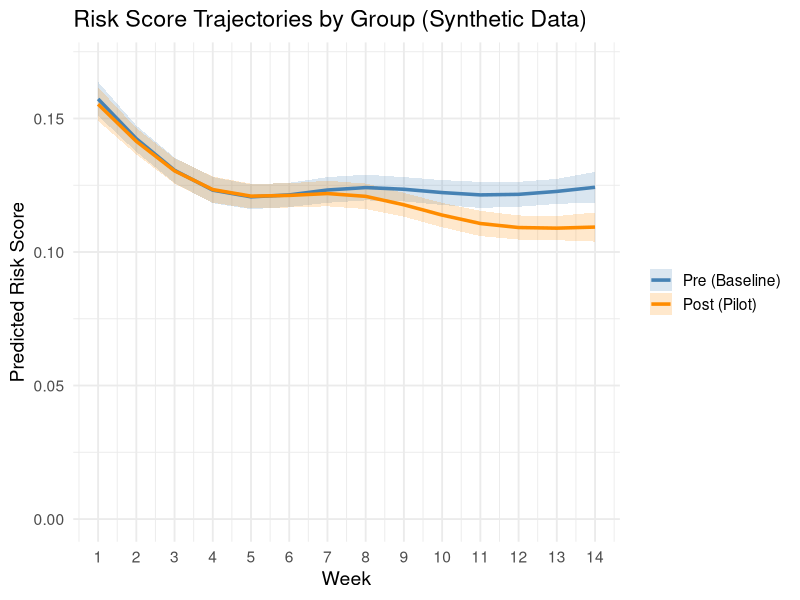

R code for this plot:
## ---- chunk 1
knitr::opts_chunk$set(echo = TRUE, warning = FALSE, message = FALSE)
library(data.table)
library(lme4)
library(dplyr)
library(tidyverse)
library(ggeffects)
library(splines)
## ---- chunk 2
set.seed(5031)

nPre <- 500

fakePre_df <- data.frame(
  PersonID = sprintf("P%05d", sample(10000:59999, nPre, replace = TRUE)),
  InstructorID = sample(paste0("I", sprintf("%03d", 1:50)), nPre, replace = TRUE)
)

# Synthetic weekly average predictive scores generated from 1,000 draws from binomial 
# distributions centered on the actual weekly averages for the control group.
muPre <- c(0.175, 0.119, 0.150, 0.116, 0.136, 0.127, 0.123, 0.124, 0.131, 0.127, 0.124, 0.121, 0.128, 0.129)

for (i in 1:14) {
  fakePre_df[[paste0("Week", i, "Score")]] <- round(rbinom(nPre, 100, muPre[i]) / 100, 3)
}

fakePre_df$Group <- "Pre"
## ---- chunk 3
nPost <- 500

fakePost_df <- data.frame(
  PersonID = sprintf("P%05d", sample(60000:99999, nPost, replace = TRUE)),
  InstructorID = sample(paste0("I", sprintf("%03d", 1:50)), nPost, replace = TRUE)
)

# Synthetic weekly average predictive scores generated from 1,000 draws from binomial 
# distributions centered on the actual weekly averages for the intervention group.
muPost <- c(0.168, 0.134, 0.132, 0.118, 0.134, 0.137, 0.113, 0.125, 0.111, 0.139, 0.110, 0.107, 0.117, 0.116)

for (i in 1:14) {
  fakePost_df[[paste0("Week", i, "Score")]] <- round(rbinom(nPost, 100, muPost[i]) / 100, 3)
}

fakePost_df$Group <- "Post"
## ---- chunk 4
fake_DT <- data.table(rbind(fakePre_df, fakePost_df))
fake_DT$FirstWeekScore <- fake_DT$Week1Score

fakelong_DT <- fake_DT %>%
  pivot_longer(
    cols = starts_with("Week"),
    names_to = "week",
    values_to = "risk_score"
  ) %>%
  mutate(
    week = as.integer(gsub("Week([0-9]+)Score", "\\1", week)),
    risk_score_adj = pmin(pmax(risk_score, 0.000001), 0.999999),
    logit_risk = log(risk_score_adj / (1 - risk_score_adj)),
    week_c = as.integer(week) - 1
  )
## ---- chunk 5
fake_model <- lmer(
  logit_risk ~ Group * ns(week_c, df = 4) + FirstWeekScore + (1 | PersonID) + (1 | InstructorID),
  data = fakelong_DT
)

summary(fake_model)
## ---- chunk 6
fakepred_DT <- ggpredict(fake_model, terms = c("week_c [all]", "Group"))
fakepred_DT$week <- fakepred_DT$x + 1

inv_logit <- function(x) {
  exp(x) / (1 + exp(x))
}

fakepred_DT$probability <- inv_logit(fakepred_DT$predicted)
fakepred_DT$conf.low.prob <- pmax(0, inv_logit(fakepred_DT$conf.low)) - 0.003
fakepred_DT$conf.high.prob <- pmin(1, inv_logit(fakepred_DT$conf.high)) + 0.003
## ---- chunk 7
fakepred_DT$group <- factor(fakepred_DT$group, levels = c("Pre", "Post"))
fakelong_DT$Group <- factor(fakelong_DT$Group, levels = c("Pre", "Post"))

ggplot(fakepred_DT, aes(x = week, y = probability, color = group)) +
  geom_ribbon(aes(ymin = conf.low.prob, ymax = conf.high.prob, fill = group, group = group), alpha = 0.2, color = NA) +
  geom_line(linewidth = 1.2) +
  scale_color_manual(values = c("Pre" = "steelblue", "Post" = "darkorange"),
                     labels = c("Pre (Baseline)", "Post (Pilot)")) +
  scale_fill_manual(values = c("Pre" = "steelblue", "Post" = "darkorange"),
                    labels = c("Pre (Baseline)", "Post (Pilot)")) +
  labs(
    title = "Risk Score Trajectories by Group (Synthetic Data)",
    x = "Week",
    y = "Predicted Risk Score",
    color = NULL,
    fill = NULL
  ) +
  scale_x_continuous(breaks = seq(1, 14, by = 1)) +
  scale_y_continuous(breaks = seq(0, 1, by = 0.05), limits = c(0, 0.17)) +
  theme_minimal(base_size = 14)
## ---- chunk 8
fakepred_reduced <- lmer(
  logit_risk ~ Group + ns(week, df = 4) + FirstWeekScore + (1 | PersonID) + (1 | InstructorID),
  data = fakelong_DT
)

anova(fakepred_reduced, fake_model)
